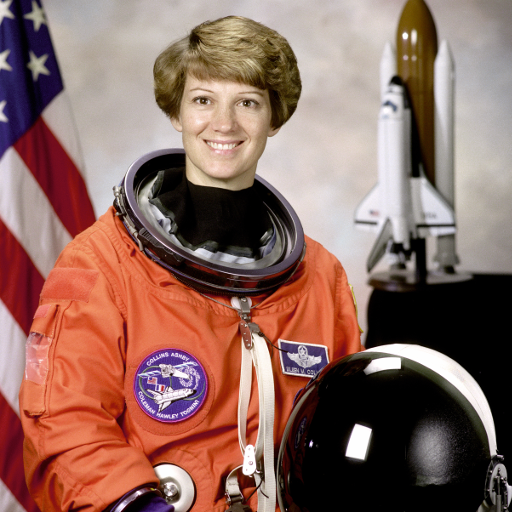
#> input picture backend/tests/fixtures/astronaut_nasa_public_domain.png, 512 x 512 px
$ python sample_video.py --out out.png
#> lines starting #> are read from the running program, lines starting #| are printed output that depends on the picture
"""Deterministic test-video generator built from a licensed still image.

The video is SYNTHETIC: a public-domain portrait is panned/zoomed over a plain background.
It exercises the pipeline with a real face but is not a substitute for real footage; accuracy
claims must not be drawn from it. Usage:

    python -m app.vision.sample_video --out datasets/samples/astronaut-demo.mp4
"""

from __future__ import annotations

import argparse
import sys
from pathlib import Path

import cv2
import numpy as np

DEFAULT_IMAGE = (
    Path(__file__).resolve().parents[2] / "tests" / "fixtures" / "astronaut_nasa_public_domain.png"
)


def portrait_rects(
    index: int,
    total: int,
    size: tuple[int, int] = (960, 540),
    faces: int = 1,
) -> list[tuple[int, int, int]]:
    """(x0, y0, side) of every portrait tile in frame ``index`` (deterministic)."""
    width, height = size
    t = index / max(1, total - 1)
    side = int(300 + 90 * t)  # slow zoom-in
    slot_w = width // faces
    rects = []
    for k in range(faces):
        cx = int(slot_w * k + slot_w * (0.3 + 0.4 * t))  # slow pan
        x0 = int(np.clip(cx - side // 2, 0, width - side))
        rects.append((x0, (height - side) // 2, side))
    return rects


def build_sample_video(
    out_path: Path,
    image_path: Path = DEFAULT_IMAGE,
    seconds: float = 6.0,
    fps: int = 25,
    size: tuple[int, int] = (960, 540),
    faces: int = 1,
    face_free_tail_seconds: float = 0.0,
) -> int:
    """Write an mp4 and return the number of frames written.

    ``faces`` is the number of portrait copies (the second is mirrored). The last
    ``face_free_tail_seconds`` contain no portrait at all (a genuine no-face segment).
    """
#> called with seconds = 8, fps = 25, size = (960, 540), faces = 1, face_free_tail_seconds = 0
    img = cv2.imread(str(image_path))
#> img is the input picture: shape (512, 512, 3); mean B, G, R 96.5, 105.8, 141.6
    if img is None:
        raise FileNotFoundError(f"Cannot read image {image_path}")
    width, height = size
    out_path.parent.mkdir(parents=True, exist_ok=True)
    writer = cv2.VideoWriter(str(out_path), cv2.VideoWriter.fourcc(*"mp4v"), fps, size)
    if not writer.isOpened():
        raise RuntimeError("OpenCV could not open an mp4 writer")
    total = int(seconds * fps)
    tail_start = total - int(face_free_tail_seconds * fps)
    yy, xx = np.mgrid[0:height, 0:width]
    background = np.stack([(40 + 25 * xx / width), (36 + 20 * yy / height), (46 + 0 * xx)], axis=-1)
    background = background.astype(np.uint8)
    try:
        for i in range(total):
            frame = background.copy()
            if i < tail_start:
                for k, (x0, y0, side) in enumerate(portrait_rects(i, total, size, faces)):
                    tile = cv2.resize(img, (side, side), interpolation=cv2.INTER_AREA)
                    frame[y0 : y0 + side, x0 : x0 + side] = tile if k == 0 else cv2.flip(tile, 1)
            writer.write(frame)
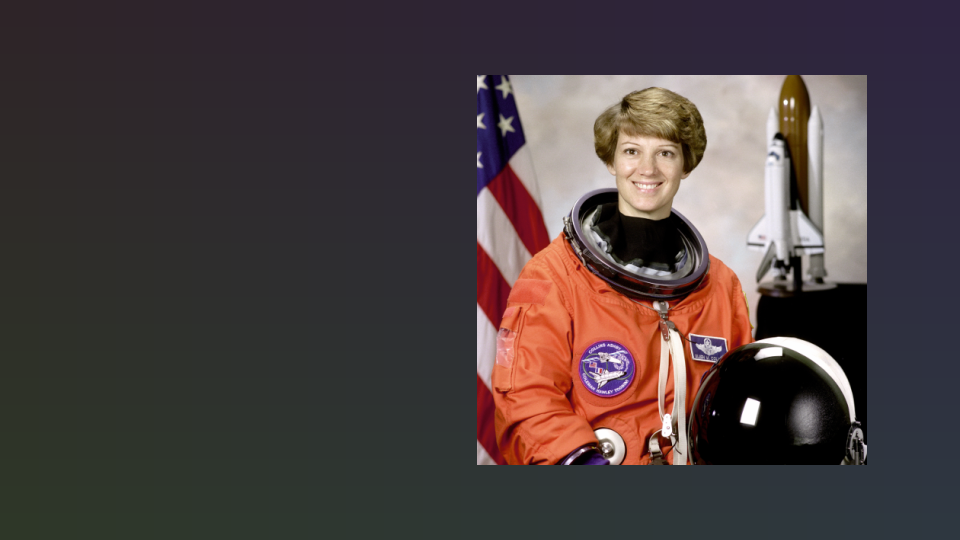
#> frame: shape (540, 960, 3); mean B, G, R 63.6, 63.2, 74
    finally:
        writer.release()
    return total


def main(argv: list[str] | None = None) -> int:
    parser = argparse.ArgumentParser(description=__doc__)
    parser.add_argument("--out", type=Path, required=True)
    parser.add_argument("--image", type=Path, default=DEFAULT_IMAGE)
    parser.add_argument("--seconds", type=float, default=8.0)
    parser.add_argument("--fps", type=int, default=25)
    parser.add_argument("--faces", type=int, default=1, choices=[1, 2])
    parser.add_argument("--no-face-tail", type=float, default=0.0)
    args = parser.parse_args(argv)
    n = build_sample_video(
        args.out,
        args.image,
        args.seconds,
        args.fps,
        faces=args.faces,
        face_free_tail_seconds=args.no_face_tail,
    )
    print(f"wrote {args.out} ({n} frames)")
    return 0


if __name__ == "__main__":
    sys.exit(main())
#> (the program exits here)
